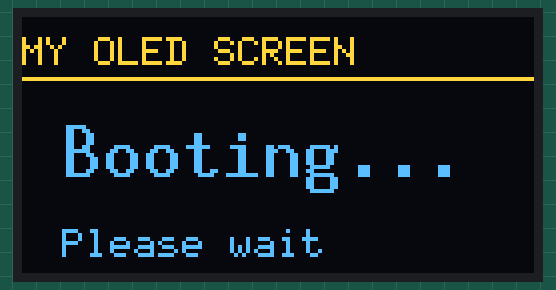
Simulated run of this sketch. Board: Arduino Uno, built with avr-gcc and run on an emulated ATmega328P. Shown: 128×64 one-colour display. The OLED is the two-colour kind (top 16 rows yellow); random numbers use the default seed unless the sketch sets one.

Above: at 0.5 s.
At 3.0 s:
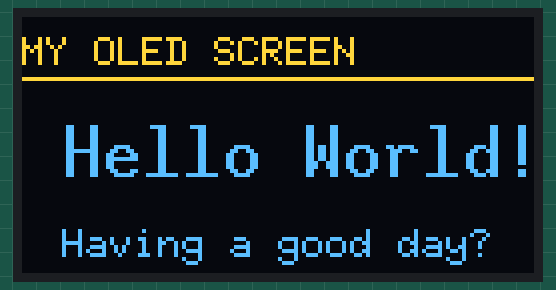
At 6.5 s:
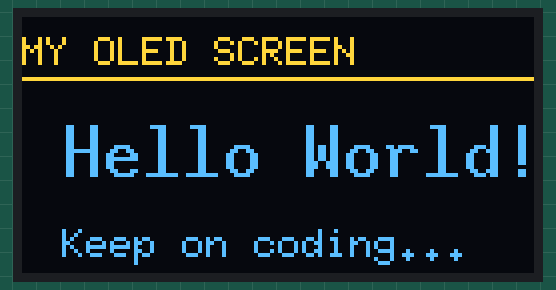
At 17.0 s:
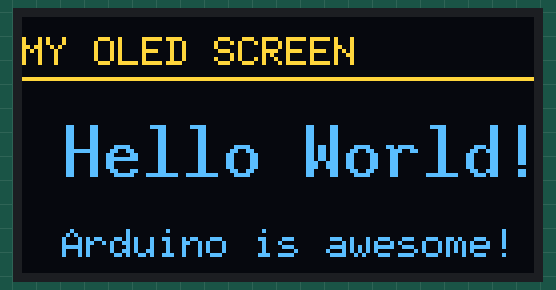
At 27.5 s:
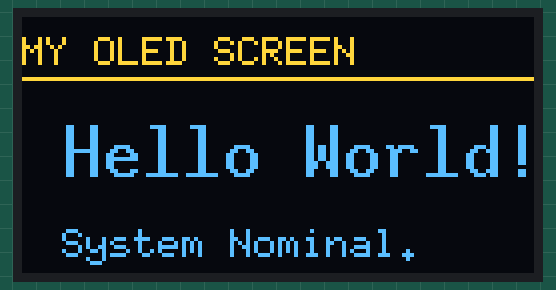
At 34.5 s:
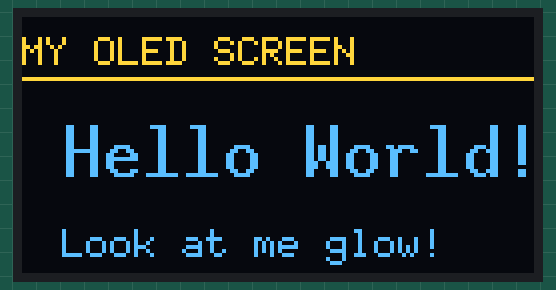

The sketch:

OLED_test.ino
```cpp
/*
 * 1.3" OLED Display Test (I2C)
 * SDA = A4, SCL = A5
 * Library required: U8g2 (by oliver)
 */

#include <Wire.h>
#include <U8g2lib.h>

// Initialize the OLED for SH1106 (Standard for 1.3" I2C OLEDs).
// If your display looks glitchy or has random dots on the edge,
// swap this to: U8G2_SSD1306_128X64_NONAME_1_HW_I2C oled(U8G2_R0, U8X8_PIN_NONE);
U8G2_SH1106_128X64_NONAME_1_HW_I2C oled(U8G2_R0, U8X8_PIN_NONE);

// An array of random statements to display
const char* randomStatements[] = {
  "Arduino is awesome!",
  "Keep on coding...",
  "Having a good day?",
  "I love technology.",
  "Look at me glow!",
  "System Nominal."
};

// Function to draw text on the screen
void showOLED(const char* line1, const char* line2) {
  oled.firstPage();
  do {
    // Draw the top header
    oled.setFont(u8g2_font_6x10_tf);
    oled.drawStr(0, 12, "MY OLED SCREEN");
    oled.drawHLine(0, 15, 128); // Draw a horizontal line under the header

    // Draw Line 1 (Large Text)
    oled.setFont(u8g2_font_10x20_tf);
    oled.drawStr(10, 40, line1);

    // Draw Line 2 (Small Text)
    oled.setFont(u8g2_font_6x10_tf);
    oled.drawStr(10, 60, line2);

  } while (oled.nextPage());
}

void setup() {
  Wire.begin();
  oled.begin();

  // Create a random seed by reading an empty analog pin
  // so the randomness is different every time you turn it on
  randomSeed(analogRead(A0));

  // Show a quick boot-up screen
  showOLED("Booting...", "Please wait");
  delay(2000);
}

void loop() {
  // Generate a random number between 0 and 5 (since we have 6 phrases)
  int randomIndex = random(0, 6);

  // Display "Hello World" along with the random phrase chosen
  showOLED("Hello World!", randomStatements[randomIndex]);

  // Wait 3 seconds before picking a new random statement
  delay(3000);
}
```

Measured:
- what the display in image 0 shows lasts 2.6 s, from 0.4 s to 3.0 s
- what the display in image 1 shows lasts 3.4 s, from 3.0 s to 6.4 s
- what the display in image 3 shows lasts 10.5 s, from 17.0 s to 27.5 s
- what the display in image 4 shows lasts 7.0 s, from 27.5 s to 34.5 s
